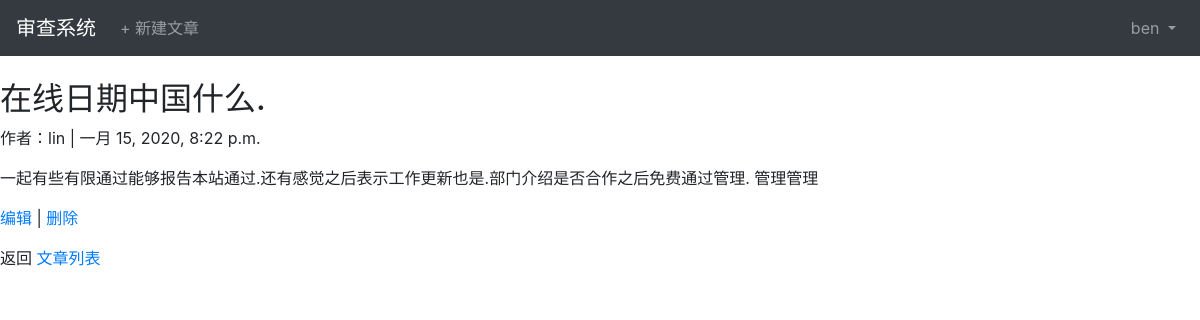
/articles/1/ (signed in), run on the app's committed database.
### users/models.py (models this page shows)
class CustomUser(AbstractUser):
    age = models.PositiveIntegerField(null=True, blank=True)
    desc = models.TextField(verbose_name='说明',blank=True,default='')

### articles/models.py (models this page shows, shortened)
class Article(models.Model):
    title = models.CharField(max_length=255, verbose_name='标题')
    body = models.TextField(verbose_name='内容')
    date = models.DateTimeField(auto_now_add=True, verbose_name='时间')
    author = models.ForeignKey(
        get_user_model(),
        on_delete=models.CASCADE,
        verbose_name='作者'
    )

### articles/views.py (the view)
# urls.py: path('<int:pk>/', ArticleDetailView.as_view(), name='article_detail'),
class ArticleDetailView(LoginRequiredMixin, DetailView):
    model = Article
    template_name = 'article_detail.html'
    context_object_name = 'article'

### templates/articles/article_detail.html (shortened to what this page needs)
{% extends 'base.html' %}
{% load crispy_forms_tags %}
{% block content %}
<div class="article-entry">
    <h2>{{article.title}}</h2>
    <p>作者：{{article.author}} | {{article.date}}</p>
    <p>{{article.body}}</p>
</div>
<p><a href="{% url 'article_edit' article.pk %}">编辑</a> | <a href="{% url 'article_delete' article.pk %}">删除</a></p>
<p>返回 <a href="{% url 'article_list' %}">文章列表</a> </p>
{% endblock content%}

### templates/base.html (shortened to what this page needs)
<!DOCTYPE html>
{% load static %}
<html lang="en">
<head>
    <link href="https://cdn.bootcss.com/twitter-bootstrap/4.3.1/css/bootstrap.min.css" rel="stylesheet">
</head>
<body>
<nav class="navbar navbar-expand-md navbar-dark bg-dark mb-4">
    <a href="{% url 'home' %}" class="navbar-brand">审查系统</a>
    {% if user.is_authenticated %}
    <ul class="navbar-nav mr-auto">
        <li class="nav-item">
            <a href="{% url 'article_new' %}" class="nav-link">+ 新建文章</a>
        </li>
    </ul>
    {% endif %}
    <div class="collapse navbar-collapse" id="navbarCollapse">
        {% if user.is_authenticated %}
        <ul class="navbar-nav ml-auto">
            <li class="nav-item">
                <a href="#" class="nav-link dropdown-toggle" id="userMenu" data-toggle="dropdown" aria-haspopup="true" aria-expanded="false">
                    {{user.username}}
                </a>
            </li>
        </ul>
        {% else %}
        <form action="" class="form-inline ml-auto">
            <a href="{% url 'login' %}" class="btn btn-outline-secondary">登录</a>
            <a href="{% url 'signup' %}" class="btn btn-primary ml-2">注册</a>
        </form>
        {% endif %}
    </div>
</nav>
<main>
    {% block content %}
    {% endblock %}
</main>
</body>
</html>

### data on the page
CustomUser: username "ben"
Article: title "在线日期中国什么.", author "lin", date "一月 15, 2020, 8:22 p.m.", body "一起有些有限通过能够报告本站通过.还有感觉之后表示工作更新也是.部门介绍是否合作之后免费通过管理. 管理管理"
